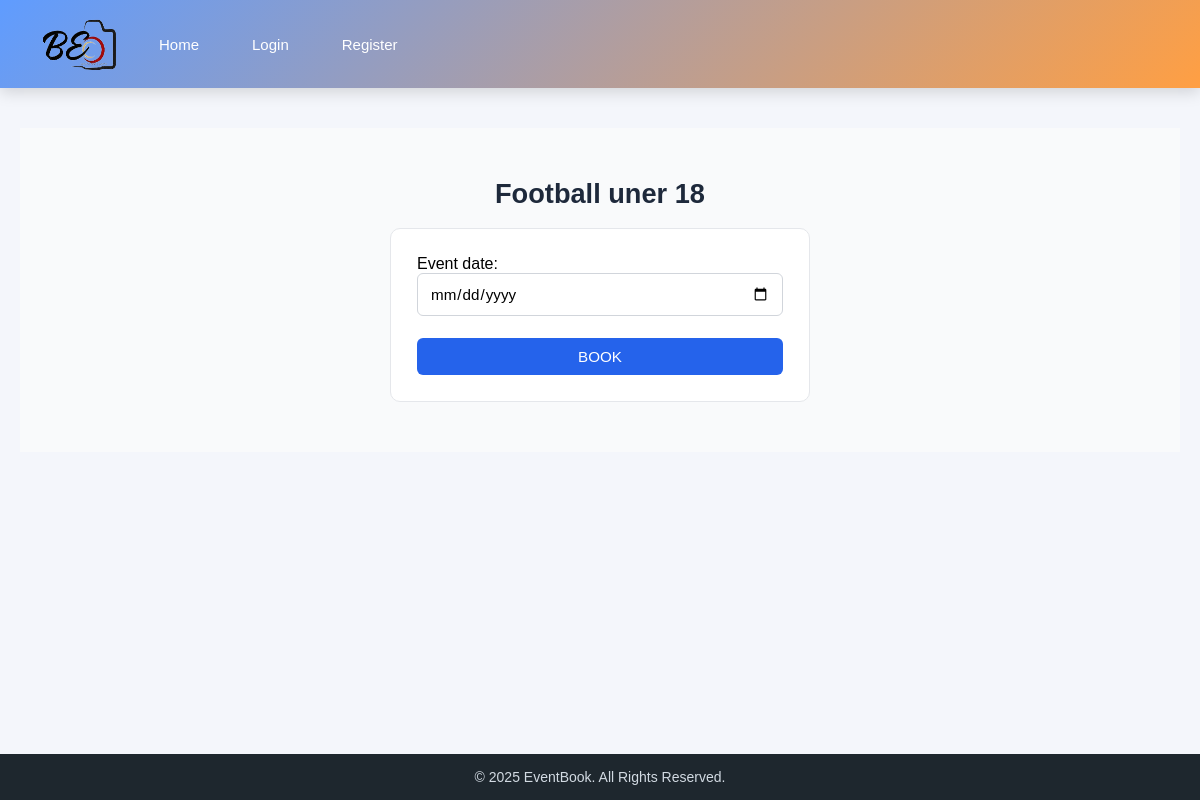
Before: /eventbooking/3 with the older database file.
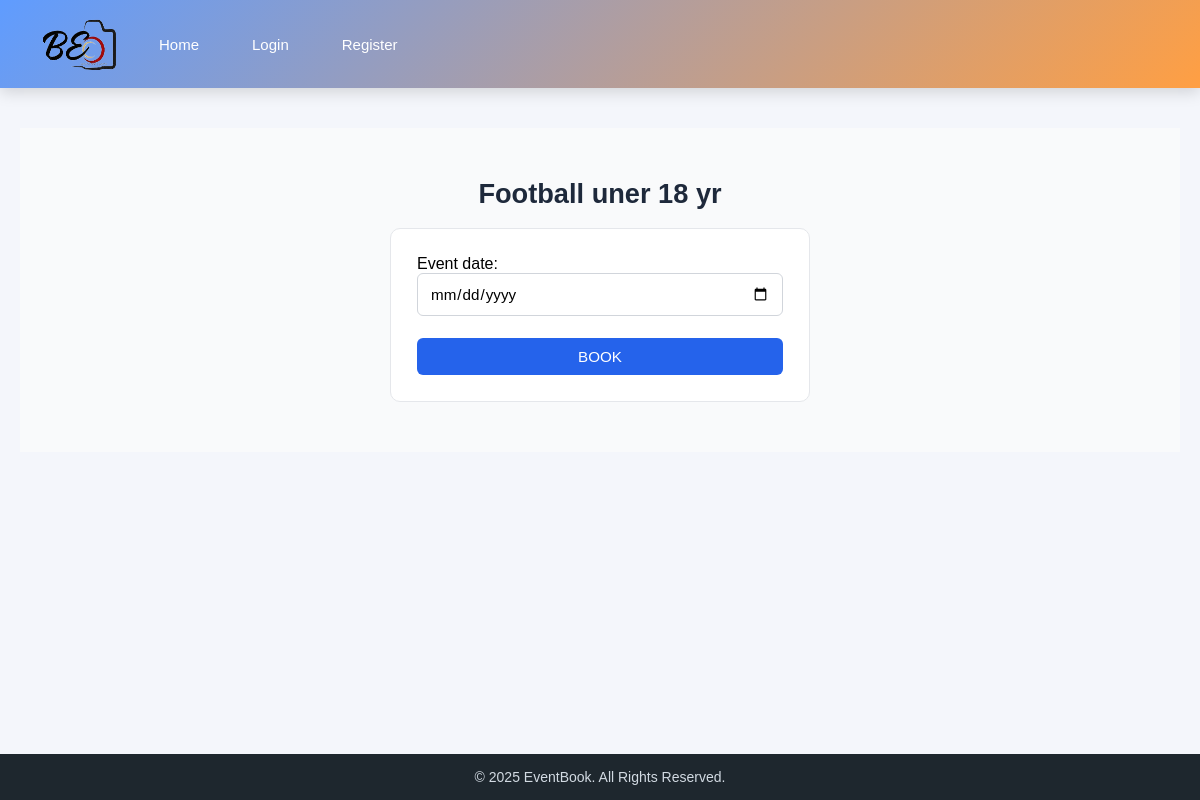
After: the same page with the newer database file.
### app1/models.py (models this page shows)
class Events(models.Model):
    hoster = models.ForeignKey(CustomUser,on_delete=models.CASCADE,null=True)
    title = models.CharField(max_length=50)
    event_cat = models.ForeignKey(event_category,on_delete=models.CASCADE)
    location = models.TextField(null=True)
    e_image = models.ImageField(upload_to='events')
    STATUS = (
        ('pending','pending'),
        ('approved','approved'),
        ('rejected','rejected')
    )
    admin_approval = models.CharField(max_length=50,choices=STATUS,default='pending')
    def __str__(self):
        return self.title

### app1/views.py (the view)
# urls.py: path('eventbooking/<int:eid>',eventbooking,name='eventbooking'),
def eventbooking(request, eid):
    even = Events.objects.get(id=eid)
    if request.method == 'POST':
        form = EventBookingForm(request.POST)
        if form.is_valid():
            data = form.save(commit=False)
            data.name = even
            data.save()
            data.user.add(request.user)
            return redirect(homepage)
    else:
        form = EventBookingForm()
    return render(request, 'eventbooking.html', {'form': form, 'even': even})

### app1/forms.py (shortened to what this page needs)
class EventBookingForm(forms.ModelForm):
    class Meta:
        model = EventBooking
        fields = ['event_date']
        widgets = {
            'event_date': forms.DateInput(attrs={
                'type': 'date',
                'min': timezone.now().date()
            })
        }

### template/eventbooking.html (shortened to what this page needs)
{%extends 'base.html'%}
{%block contents%}
<!DOCTYPE html>
<html lang="en">
<head>
    <link rel="stylesheet" href="/static/css/eventbooking.css">
</head>
<body>
<div class="booking-page">
    <h2 class="booking-title">{{ even }}</h2>
    <div class="booking_card">
        <form method="post">
            {{ form }}
            <button type="submit" class="book-btn">BOOK</button>
        </form>
    </div>
</div>
</body>
</html>
{%endblock%}

Changed rows visible on the page:
changed Events: title "Football uner 18" → "Football uner 18 yr"
